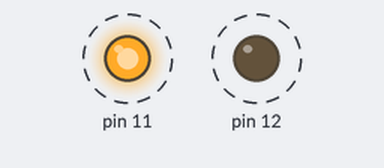
Recording of a program running on a simulated Raspberry Pi (header pin numbers). Shown: output pins drawn as LEDs (lit = HIGH). Dashed ring = blinking. What the program prints to the terminal is not drawn. At 30.0 s the program stops and its outputs stay as they are.

Above: at 0.5 s.
Timing chart, 0 to 4.6 s (numbered marks = the images above):
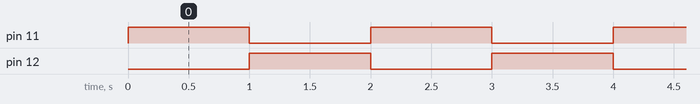

Measured:
- by itself, pin 11: alternates HIGH for 1.0 s and LOW for 1.0 s, 30 changes in all, then stays LOW
- by itself, pin 12: alternates HIGH for 1.0 s and LOW for 1.0 s

The program:

blink.py
```python
import RPi.GPIO as GPIO
import time
#GPIO.setmode(GPIO.BCM)
GPIO.setmode(GPIO.BOARD)
GPIO.setup(11, GPIO.OUT)
GPIO.setup(12, GPIO.OUT)

def blink():
		print "Ejecucion iniciada..."
		iteracion = 0
		while iteracion < 30: ## Segundos que durara la funcion
				GPIO.output(11, True) ## Enciendo el 17
				GPIO.output(12, False) ## Enciendo el 18
				time.sleep(1) ## Esperamos 1 segundo
				GPIO.output(11, False) ## Apago el 17
				GPIO.output(12, True) ## Apago el 18
				time.sleep(1) ## Esperamos 1 segundo
				iteracion = iteracion + 2 ## Sumo 2 porque he hecho dos parpadeos
		print "Ejecucion finalizada"
		GPIO.cleanup() ## Hacer una limpieza de los GPIO

blink() ## Hago la llamada a la funcion blink
```
